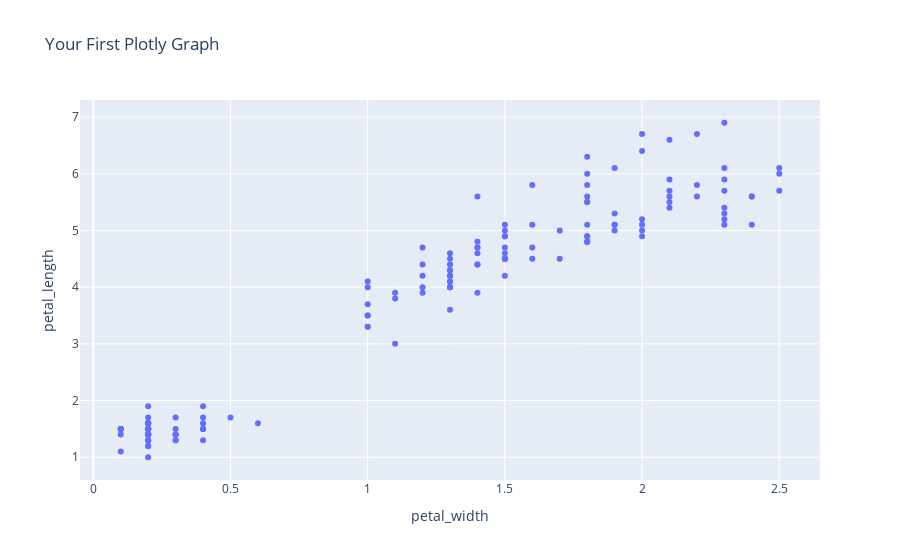

The code cell stored with this chart in its notebook:
### Code cell
fig

### Figure 1 — Plotly figure (JSON) as saved in the notebook; plotly's stock layout.template omitted (floating-point values rounded to 4 significant figures; data arrays with more than 128 entries replaced by an {"elided": "..."} marker saying what was removed)
{"data": [{"hovertemplate": "petal_width=%{x}<br>petal_length=%{y}<extra></extra>", "legendgroup": "", "marker": {"color": "#636efa", "symbol": "circle"}, "mode": "markers", "name": "", "orientation": "v", "showlegend": false, "type": "scatter", "x": {"elided": "150 float values"}, "xaxis": "x", "y": {"elided": "150 float values"}, "yaxis": "y"}], "layout": {"legend": {"tracegroupgap": 0}, "title": {"text": "Your First Plotly Graph"}, "xaxis": {"anchor": "y", "domain": [0, 1], "title": {"text": "petal_width"}}, "yaxis": {"anchor": "x", "domain": [0, 1], "title": {"text": "petal_length"}}}}
